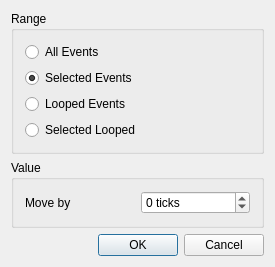
<?xml version="1.0" encoding="UTF-8"?>
<ui version="4.0">
 <class>MoveBase</class>
 <widget class="QDialog" name="MoveBase">
  <property name="geometry">
   <rect>
    <x>0</x>
    <y>0</y>
    <width>275</width>
    <height>264</height>
   </rect>
  </property>
  <property name="windowTitle">
   <string>MusE: Move Notes</string>
  </property>
  <layout class="QVBoxLayout" name="verticalLayout_2">
   <property name="spacing">
    <number>6</number>
   </property>
   <property name="margin">
    <number>11</number>
   </property>
   <item>
    <widget class="QGroupBox" name="rangeBox">
     <property name="title">
      <string>Range</string>
     </property>
     <layout class="QVBoxLayout" name="verticalLayout">
      <property name="spacing">
       <number>6</number>
      </property>
      <property name="margin">
       <number>11</number>
      </property>
      <item>
       <widget class="QRadioButton" name="all_events_button">
        <property name="text">
         <string>All Events</string>
        </property>
       </widget>
      </item>
      <item>
       <widget class="QRadioButton" name="selected_events_button">
        <property name="text">
         <string>Selected Events</string>
        </property>
        <property name="checked">
         <bool>true</bool>
        </property>
       </widget>
      </item>
      <item>
       <widget class="QRadioButton" name="looped_events_button">
        <property name="text">
         <string>Looped Events</string>
        </property>
       </widget>
      </item>
      <item>
       <widget class="QRadioButton" name="selected_looped_button">
        <property name="text">
         <string>Selected Looped</string>
        </property>
       </widget>
      </item>
     </layout>
    </widget>
   </item>
   <item>
    <widget class="QGroupBox" name="groupBox_2">
     <property name="title">
      <string>Value</string>
     </property>
     <property name="flat">
      <bool>false</bool>
     </property>
     <property name="checkable">
      <bool>false</bool>
     </property>
     <layout class="QGridLayout" name="gridLayout">
      <property name="margin">
       <number>11</number>
      </property>
      <property name="spacing">
       <number>6</number>
      </property>
      <item row="0" column="0">
       <widget class="QLabel" name="TextLabel3">
        <property name="text">
         <string>Move by</string>
        </property>
        <property name="wordWrap">
         <bool>false</bool>
        </property>
       </widget>
      </item>
      <item row="0" column="1">
       <widget class="QSpinBox" name="amount_spinbox">
        <property name="accelerated">
         <bool>true</bool>
        </property>
        <property name="suffix">
         <string> ticks</string>
        </property>
        <property name="minimum">
         <number>-9999999</number>
        </property>
        <property name="maximum">
         <number>9999999</number>
        </property>
        <property name="singleStep">
         <number>386</number>
        </property>
        <property name="value">
         <number>0</number>
        </property>
       </widget>
      </item>
     </layout>
    </widget>
   </item>
   <item>
    <layout class="QHBoxLayout" name="horizontalLayout">
     <property name="spacing">
      <number>6</number>
     </property>
     <item>
      <spacer name="Spacer1">
       <property name="orientation">
        <enum>Qt::Horizontal</enum>
       </property>
       <property name="sizeType">
        <enum>QSizePolicy::Expanding</enum>
       </property>
       <property name="sizeHint" stdset="0">
        <size>
         <width>20</width>
         <height>20</height>
        </size>
       </property>
      </spacer>
     </item>
     <item>
      <widget class="QPushButton" name="okButton">
       <property name="text">
        <string>OK</string>
       </property>
       <property name="autoDefault">
        <bool>false</bool>
       </property>
       <property name="default">
        <bool>true</bool>
       </property>
      </widget>
     </item>
     <item>
      <widget class="QPushButton" name="cancelButton">
       <property name="text">
        <string>Cancel</string>
       </property>
      </widget>
     </item>
    </layout>
   </item>
  </layout>
 </widget>
 <layoutdefault spacing="6" margin="11"/>
 <resources/>
 <connections>
  <connection>
   <sender>okButton</sender>
   <signal>clicked()</signal>
   <receiver>MoveBase</receiver>
   <slot>accept()</slot>
   <hints>
    <hint type="sourcelabel">
     <x>20</x>
     <y>20</y>
    </hint>
    <hint type="destinationlabel">
     <x>20</x>
     <y>20</y>
    </hint>
   </hints>
  </connection>
  <connection>
   <sender>cancelButton</sender>
   <signal>clicked()</signal>
   <receiver>MoveBase</receiver>
   <slot>reject()</slot>
   <hints>
    <hint type="sourcelabel">
     <x>20</x>
     <y>20</y>
    </hint>
    <hint type="destinationlabel">
     <x>20</x>
     <y>20</y>
    </hint>
   </hints>
  </connection>
 </connections>
</ui>
